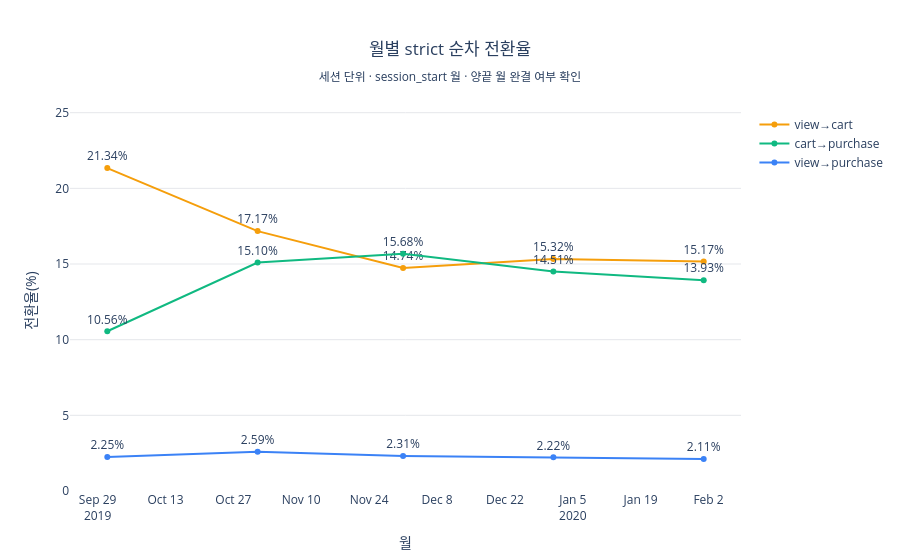

The cell this chart's notebook holds for it:
### Code cell
fig = go.Figure()
for col, label, color in [
    ('view_cart_전환율', 'view→cart', color_map['cart']),
    ('cart_purchase_전환율', 'cart→purchase', color_map['purchase']),
    ('view_purchase_전환율', 'view→purchase', color_map['view']),
]:
    fig.add_trace(go.Scatter(
        x=monthly['월'], y=monthly[col], mode='lines+markers+text', name=label,
        line=dict(color=color), text=monthly[col].map(lambda x: f'{x:.2f}%'),
        textposition='top center', cliponaxis=False,
    ))
monthly_rate_max = monthly[[
    'view_cart_전환율', 'cart_purchase_전환율', 'view_purchase_전환율',
]].to_numpy().max()
fig.update_layout(
    title=dict(
        text='월별 strict 순차 전환율<br><sub>세션 단위 · session_start 월 · 양끝 월 완결 여부 확인</sub>',
        x=0.5, xanchor='center',
    ),
    xaxis_title='월', yaxis_title='전환율(%)', plot_bgcolor='white',
    yaxis=dict(range=[0, monthly_rate_max * 1.18], gridcolor='#E5E7EB'),
    margin=dict(t=110, r=40, b=60, l=70),
)
fig.show()

### Figure 1 — Plotly figure (JSON) as saved in the notebook; plotly's stock layout.template omitted (floating-point values rounded to 4 significant figures)
{"data": [{"cliponaxis": false, "line": {"color": "#F59E0B"}, "mode": "lines+markers+text", "name": "view→cart", "text": ["21.34%", "17.17%", "14.74%", "15.32%", "15.17%"], "textposition": "top center", "type": "scatter", "x": ["2019-10", "2019-11", "2019-12", "2020-01", "2020-02"], "y": [21.34, 17.17, 14.74, 15.32, 15.17]}, {"cliponaxis": false, "line": {"color": "#10B981"}, "mode": "lines+markers+text", "name": "cart→purchase", "text": ["10.56%", "15.10%", "15.68%", "14.51%", "13.93%"], "textposition": "top center", "type": "scatter", "x": ["2019-10", "2019-11", "2019-12", "2020-01", "2020-02"], "y": [10.56, 15.1, 15.68, 14.51, 13.93]}, {"cliponaxis": false, "line": {"color": "#3B82F6"}, "mode": "lines+markers+text", "name": "view→purchase", "text": ["2.25%", "2.59%", "2.31%", "2.22%", "2.11%"], "textposition": "top center", "type": "scatter", "x": ["2019-10", "2019-11", "2019-12", "2020-01", "2020-02"], "y": [2.252, 2.593, 2.311, 2.224, 2.113]}], "layout": {"margin": {"b": 60, "l": 70, "r": 40, "t": 110}, "plot_bgcolor": "white", "title": {"text": "월별 strict 순차 전환율<br><sub>세션 단위 · session_start 월 · 양끝 월 완결 여부 확인</sub>", "x": 0.5, "xanchor": "center"}, "xaxis": {"title": {"text": "월"}}, "yaxis": {"gridcolor": "#E5E7EB", "range": [0, 25.18], "title": {"text": "전환율(%)"}}}}
